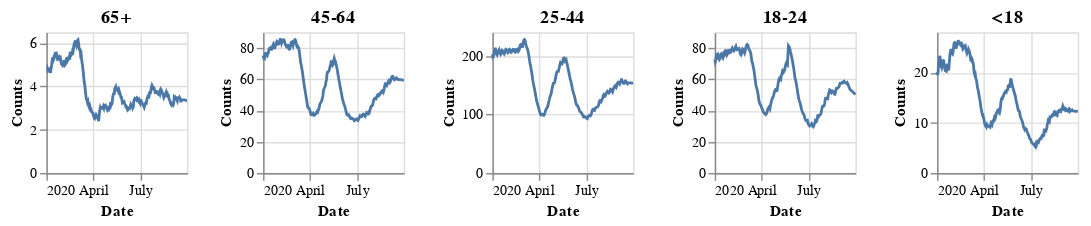

The cell this chart's notebook holds for it:
### Code cell
chart = alt.Chart(sixFive,title ="65+").mark_line().transform_window(
    Counts='mean(Counts)',
    frame=[-10,10]
).encode(
    x = "Date:T",
    y='Counts:Q',
).properties(
    width=100,
    height=100
).interactive()
chart2 = alt.Chart(fourFive ,title ="45-64").mark_line().transform_window(
    Counts='mean(Counts)',
    frame=[-10,10]
).encode(
    x = "Date:T",
    y='Counts:Q',
).properties(
    width=100,
    height=100
)
chart3 = alt.Chart(fourFour,title ="25-44").mark_line().transform_window(
    Counts='mean(Counts)',
    frame=[-10,10]
).encode(
    x = "Date:T",
    y='Counts:Q',
).properties(
    width=100,
    height=100
)
chart4 = alt.Chart(twoFour,title ="18-24").mark_line().transform_window(
    Counts='mean(Counts)',
    frame=[-10,10]
).encode(
    x = "Date:T",
    y='Counts:Q',
).properties(
    width=100,
    height=100
)
chart5 = alt.Chart(eighteen,title ="<18").mark_line().transform_window(
    Counts='mean(Counts)',
    frame=[-10,10]
).encode(
    x = "Date:T",
    y='Counts:Q',
).properties(
    width=100,
    height=100
)
alt.hconcat(chart,chart2,chart3,chart4,chart5)

### Figure 1 — Vega-Lite specification as saved in the notebook (floating-point values rounded to 4 significant figures; data arrays with more than 128 entries replaced by an {"elided": "..."} marker saying what was removed)
{"config": {"view": {"continuousWidth": 400, "continuousHeight": 300}}, "hconcat": [{"data": {"name": "data-97468f74a946836666e4f13da08623d8"}, "mark": "line", "encoding": {"x": {"type": "temporal", "field": "Date"}, "y": {"type": "quantitative", "field": "Counts"}}, "height": 100, "selection": {"selector005": {"type": "interval", "bind": "scales", "encodings": ["x", "y"]}}, "title": "65+", "transform": [{"window": [{"op": "mean", "field": "Counts", "as": "Counts"}], "frame": [-10, 10]}], "width": 100}, {"data": {"name": "data-c0ca2653e99f90a8a92436f0b2406c40"}, "mark": "line", "encoding": {"x": {"type": "temporal", "field": "Date"}, "y": {"type": "quantitative", "field": "Counts"}}, "height": 100, "title": "45-64", "transform": [{"window": [{"op": "mean", "field": "Counts", "as": "Counts"}], "frame": [-10, 10]}], "width": 100}, {"data": {"name": "data-7a21e604c1cc98e346a4b21f187ac526"}, "mark": "line", "encoding": {"x": {"type": "temporal", "field": "Date"}, "y": {"type": "quantitative", "field": "Counts"}}, "height": 100, "title": "25-44", "transform": [{"window": [{"op": "mean", "field": "Counts", "as": "Counts"}], "frame": [-10, 10]}], "width": 100}, {"data": {"name": "data-fddf6de188b4308c27e014017a9d9e6c"}, "mark": "line", "encoding": {"x": {"type": "temporal", "field": "Date"}, "y": {"type": "quantitative", "field": "Counts"}}, "height": 100, "title": "18-24", "transform": [{"window": [{"op": "mean", "field": "Counts", "as": "Counts"}], "frame": [-10, 10]}], "width": 100}, {"data": {"name": "data-ee1a13d13bcdb5cdae7af67a850033a6"}, "mark": "line", "encoding": {"x": {"type": "temporal", "field": "Date"}, "y": {"type": "quantitative", "field": "Counts"}}, "height": 100, "title": "<18", "transform": [{"window": [{"op": "mean", "field": "Counts", "as": "Counts"}], "frame": [-10, 10]}], "width": 100}], "$schema": "https://vega.github.io/schema/vega-lite/v4.8.1.json", "datasets": {"data-97468f74a946836666e4f13da08623d8": {"elided": "250 records"}, "data-c0ca2653e99f90a8a92436f0b2406c40": {"elided": "274 records"}, "data-7a21e604c1cc98e346a4b21f187ac526": {"elided": "274 records"}, "data-fddf6de188b4308c27e014017a9d9e6c": {"elided": "274 records"}, "data-ee1a13d13bcdb5cdae7af67a850033a6": {"elided": "273 records"}}}
